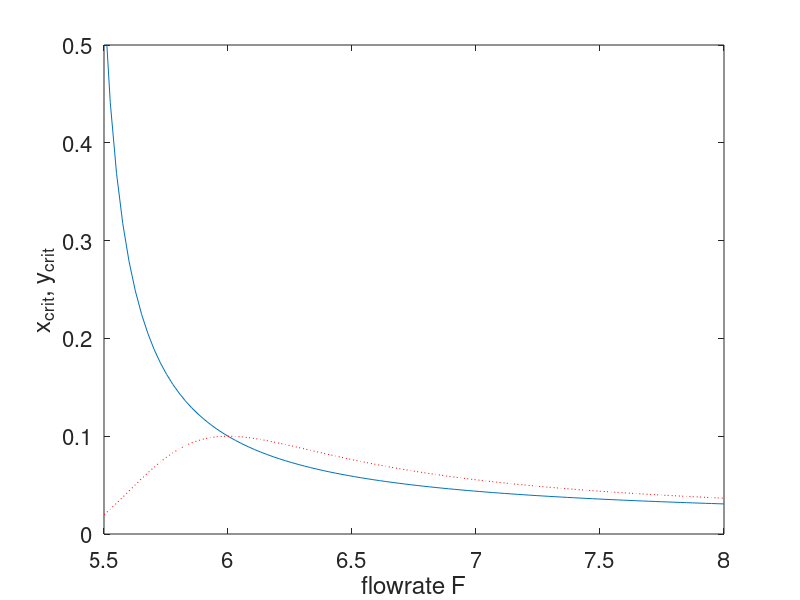

Write the MATLAB code that produced this figure.
function c_gut_bacteria_eqm

beta1=0.3; beta2=0.3; 
alpha1=0.03;  
c2=10*alpha1;
%F = 6; 
V = 20; 
Xin=0.01; Yin=Xin;

% figure(2) %plot eqn soln vs param
F = linspace(5.5,8,100); 
Fv = F / V; 
Xeq = Xin*Fv ./ ( Fv - beta1 + alpha1 );
Yeq = Yin*Fv ./ ( Fv - beta2 + c2*Xeq );

figure(1)
plot(F, Xeq)
hold on
plot(F, Yeq, 'r:')
axis([F(1), F(end), 0, 0.5]); 
hold off

xlabel('flowrate F', 'FontSize', 16);
ylabel('x_{crit}, y_{crit}','FontSize', 16);

set(gca,'FontSize', 16); 

print -deps2 fmc-bacteria.eps

% figure(2)
% F = linspace(5.5,200,100); 
% Fv = F / V; 
% Xeq = Xin*Fv ./ ( Fv - beta1 + alpha1 );
% Yeq = Yin*Fv ./ ( Fv - beta2 + c2*Xeq );
% plot(F, Yeq, 'r:')
% disp([Yeq'])
